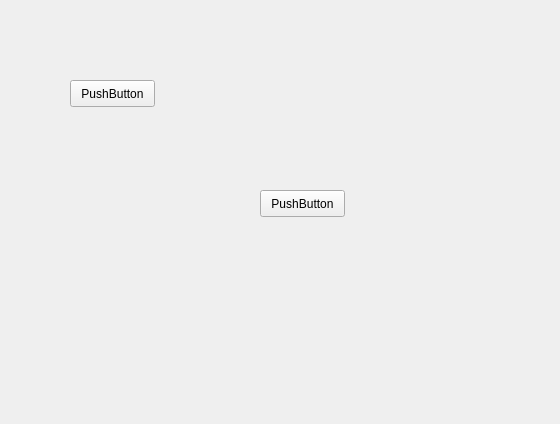
<?xml version="1.0" encoding="UTF-8"?>
<ui version="4.0">
 <class>Form</class>
 <widget class="QWidget" name="Form">
  <property name="geometry">
   <rect>
    <x>0</x>
    <y>0</y>
    <width>560</width>
    <height>424</height>
   </rect>
  </property>
  <property name="windowTitle">
   <string>Form</string>
  </property>
  <widget class="QPushButton" name="pushButton">
   <property name="geometry">
    <rect>
     <x>70</x>
     <y>80</y>
     <width>85</width>
     <height>27</height>
    </rect>
   </property>
   <property name="text">
    <string>PushButton</string>
   </property>
  </widget>
  <widget class="QPushButton" name="pushButton_2">
   <property name="geometry">
    <rect>
     <x>260</x>
     <y>190</y>
     <width>85</width>
     <height>27</height>
    </rect>
   </property>
   <property name="text">
    <string>PushButton</string>
   </property>
  </widget>
 </widget>
 <resources/>
 <connections/>
</ui>
